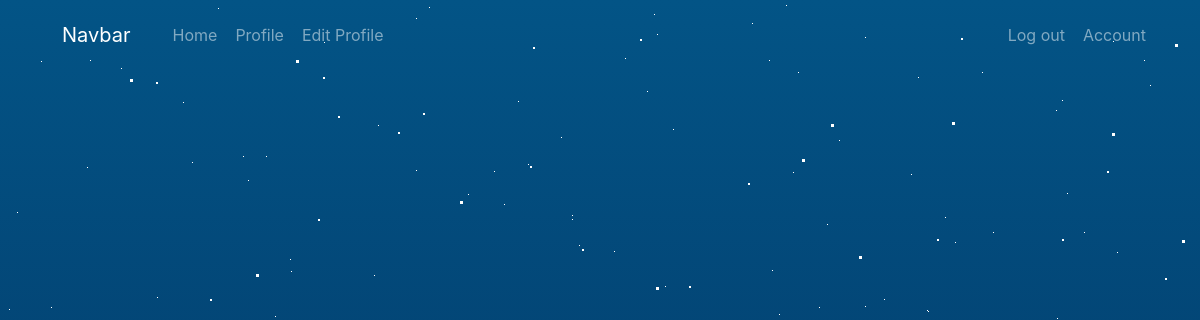
Page /user/euro (signed in) on the earlier database version.
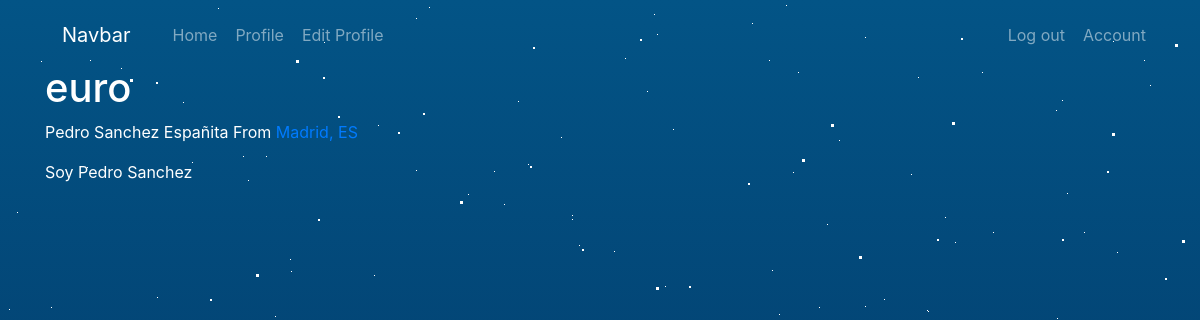
Same page on the later database version.
### app/models.py (models this page shows, shortened)
class User(UserMixin, db.Model):
    __tablename__ = 'users'
    id = db.Column(db.Integer, primary_key=True)
    email = db.Column(db.String(64), unique=True, index=True)
    username = db.Column(db.String(64), unique=True, index=True)
    password_hash = db.Column(db.String(128))
    role_id = db.Column(db.Integer, db.ForeignKey('roles.id'))
    name = db.Column(db.String(64))
    location = db.Column(db.String(64))
    about_me = db.Column(db.Text())
    def can(self, perm):
        return self.role is not None and self.role.has_permission(perm)
    def is_administrator(self):
        return self.can(Permission.ADMIN)
    def ping(self):
        self.last_seen = datetime.utcnow
        db.session.add(self)
        db.session.commit()
    @property
    def password(self):
        raise AttributeError('password is not a readable attribute')

### app/main/views.py (the view)
@main.route('/user/<username>')
def user(username):
    user = User.query.filter_by(username=username).first()
    return render_template('profile.html', user=user)

### app/auth/views.py (called while the page is built)
@auth.before_app_request
def before_request():
    if current_user.is_authenticated:
        current_user.ping()

### app/main/__init__.py (called while the page is built)
@main.app_context_processor
def inject_permission():
    return dict(Permission=Permission)

### app/models.py (called while the page is built)
@login_manager.user_loader
def load_user(user_id):
    return User.query.get(int(user_id))

    def has_permission(self, perm):
        return self.permissions & perm == perm

### app/templates/profile.html (shortened to what this page needs)
{% extends "base.html" %}
{% block page_content %}
<div class="page-header">
    <div class="container" style="color: white;">
        <h1>{{ user.username }}</h1>
        {% if user.name or user.location %}
        <p>
            {% if user.name %}{{ user.name }}{% endif %}
            {% if user.location %}
                From <a href="http://maps.google.com/?q={{ user.location }}">
                    {{ user.location }}
                </a>
            {% endif %}
        </p>
        {% endif %}
        {% if user.about_me %}<p>{{ user.about_me }}</p>{% endif %}
    </div>
</div>
{% endblock %}

### app/templates/base.html (shortened to what this page needs)
<html>
{% block head %}
<head>
    <link rel="stylesheet" href="{{ url_for('static', filename='css/styles.css') }}">
    <link rel="stylesheet" href="{{ url_for('static', filename='css/stars.css') }}">
    <link rel="stylesheet" href="https://maxcdn.bootstrapcdn.com/bootstrap/4.0.0/css/bootstrap.min.css">
{% endblock %}
<body>
    <section class="wrapper">
        <div id="stars3"></div>
    </section>
{% block navbar %}
<header>
    <nav class="navbar navbar-expand-lg navbar-dark bg-dark" style="background-color: transparent !important;">
        <div class="container">
            <a class="navbar-brand nav-link btn" href="{{ url_for('main.index') }}">Navbar</a>
            <div class="collapse navbar-collapse" id="navbarSupportedContent">
                <ul class="navbar-nav mr-auto">
                    <li class="nav-item">
                        <a class="btn nav-link" href="{{ url_for('main.index') }}">Home <span class="sr-only">(current)</span></a>
                    </li>
                    {% if current_user.is_authenticated %}
                    <li class="nav-item">
                        <a class="btn nav-link " href="{{ url_for('main.user', username=current_user.username) }}">Profile</a>
                    </li>
                    <a class="btn nav-link" href="{{ url_for('main.edit_profile') }}">
                        Edit Profile
                    </a>
                    {% endif %}
                </ul>
                <div class="navbar-nav">
                    {% if current_user.is_authenticated %}
                        <a class="nav-item nav-link btn" href="{{ url_for('auth.logout') }}">Log out</a>
                        <a class="nav-item nav-link btn" href="#">Account</a>
                    {% else %}
                        <a class="nav-item nav-link btn" href="{{ url_for('auth.login') }}">Log in</a>
                        <a class="nav-item nav-link btn" href="{{ url_for('auth.register') }}">Register</a>
                    {% endif %}
                </div>
            </div>
        </div>
    </nav>
</header>
{% endblock %}
{% block content %}
    {% block page_content %}{% endblock %}
{% endblock %}
</body>
</html>

### app/static/css/styles.css (style rules this page uses)
body { background: linear-gradient(#035486,#010029); overflow: hidden; }
.navbar { background-color: transparent !important; }

### app/static/css/stars.css (style rules this page uses)
#stars3 { width: 3px; height: 3px; background: transparent; animation: animStar 150s linear infinte; box-shadow: 387px 1878px #fff, 760px 1564px #fff, 1487px 999px #fff, 948px 1828px #fff, 1977px 1001px #fff, 1284px 1963px #fff, 656px 284px #fff, 1268px 1635px #fff, 1820px 598px #fff, 642px 1900px #fff, 296px 57px #fff, 921px 1620px #fff, 476px 1858px #fff, 658px 613px #fff, 1171px 1363px #fff, 1419px 283px #fff, 1037px 731px #fff, 503px 663px #fff, 1562px 463px #fff, 383px 1197px #fff, 1171px 1233px #fff, 876px 1768px #fff, 856px 1615px #fff, 1375px 1924px #fff, 1725px 918px #fff, 952px 119px #fff, 768px 1212px #fff, 992px 1462px #fff, 1929px 717px #fff, 1947px 755px #fff, 1818px 1123px #fff, 1896px 1672px #fff, 460px 198px #fff, 256px 271px #fff, 752px 544px #fff, 1222px 1859px #fff, 1851px 443px #fff, 313px 1858px #fff, 709px 446px #fff, 1546px 697px #fff, 674px 1155px #fff, 1112px 130px #fff, 355px 1790px #fff, 1496px 974px #fff, 1696px 480px #fff, 1316px 1265px #fff, 1645px 1063px #fff, 1182px 237px #fff, 427px 1582px #fff, 859px 253px #fff, 458px 939px #fff, 1517px 1644px #fff, 1943px 60px #fff, 212px 1650px #fff, 966px 1786px #fff, 473px 712px #fff, 130px 76px #fff, 1417px 1186px #fff, 909px 1580px #fff, 1913px 762px #fff, 204px 1143px #fff, 1998px 1057px #fff, 1468px 1301px #fff, 144px 1676px #fff, 21px 1601px #fff, 382px 1362px #fff, 912px 753px #fff, 1488px 1405px #fff, 802px 156px #fff, 174px 550px #fff, 338px 1366px #fff, 1197px 774px #fff, 602px 486px #fff, 682px 1877px #fff, 348px 1503px #fff, 407px 1139px #fff, 950px 1400px #fff, 922px 1139px #fff, 1697px 293px #fff, 1238px 1281px #fff, 1038px 1197px #fff, 376px 1889px #fff, 1255px 1680px #fff, 1008px 1316px #fff, 1538px 1447px #fff, 1186px 874px #fff, 1967px 640px #fff, 1341px 19px #fff, 29px 1732px #fff, 16px 1650px #fff, 1021px 1075px #fff, 723px 424px #fff, 1175px 41px #fff, 494px 1957px #fff, 1296px 431px #fff, 175px 1507px #fff, 831px 121px #fff, 498px 1947px #fff, 617px 880px #fff, 240px 403px #fff; }
#stars3:after { content: ''; position: absolute; top: 2000px; width: 3px; height: 3px; background: transparent; box-shadow: 387px 1878px #fff, 760px 1564px #fff, 1487px 999px #fff, 948px 1828px #fff, 1977px 1001px #fff, 1284px 1963px #fff, 656px 284px #fff, 1268px 1635px #fff, 1820px 598px #fff, 642px 1900px #fff, 296px 57px #fff, 921px 1620px #fff, 476px 1858px #fff, 658px 613px #fff, 1171px 1363px #fff, 1419px 283px #fff, 1037px 731px #fff, 503px 663px #fff, 1562px 463px #fff, 383px 1197px #fff, 1171px 1233px #fff, 876px 1768px #fff, 856px 1615px #fff, 1375px 1924px #fff, 1725px 918px #fff, 952px 119px #fff, 768px 1212px #fff, 992px 1462px #fff, 1929px 717px #fff, 1947px 755px #fff, 1818px 1123px #fff, 1896px 1672px #fff, 460px 198px #fff, 256px 271px #fff, 752px 544px #fff, 1222px 1859px #fff, 1851px 443px #fff, 313px 1858px #fff, 709px 446px #fff, 1546px 697px #fff, 674px 1155px #fff, 1112px 130px #fff, 355px 1790px #fff, 1496px 974px #fff, 1696px 480px #fff, 1316px 1265px #fff, 1645px 1063px #fff, 1182px 237px #fff, 427px 1582px #fff, 859px 253px #fff, 458px 939px #fff, 1517px 1644px #fff, 1943px 60px #fff, 212px 1650px #fff, 966px 1786px #fff, 473px 712px #fff, 130px 76px #fff, 1417px 1186px #fff, 909px 1580px #fff, 1913px 762px #fff, 204px 1143px #fff, 1998px 1057px #fff, 1468px 1301px #fff, 144px 1676px #fff, 21px 1601px #fff, 382px 1362px #fff, 912px 753px #fff, 1488px 1405px #fff, 802px 156px #fff, 174px 550px #fff, 338px 1366px #fff, 1197px 774px #fff, 602px 486px #fff, 682px 1877px #fff, 348px 1503px #fff, 407px 1139px #fff, 950px 1400px #fff, 922px 1139px #fff, 1697px 293px #fff, 1238px 1281px #fff, 1038px 1197px #fff, 376px 1889px #fff, 1255px 1680px #fff, 1008px 1316px #fff, 1538px 1447px #fff, 1186px 874px #fff, 1967px 640px #fff, 1341px 19px #fff, 29px 1732px #fff, 16px 1650px #fff, 1021px 1075px #fff, 723px 424px #fff, 1175px 41px #fff, 494px 1957px #fff, 1296px 431px #fff, 175px 1507px #fff, 831px 121px #fff, 498px 1947px #fff, 617px 880px #fff, 240px 403px #fff; }

Differences in the rows shown:
now on this page (row edited): User: username "euro", name "Pedro Sanchez Españita", location "Madrid, ES", about_me "Soy Pedro Sanchez"
changed User: name empty → "Pedro Sanchez Españita" (drawn); location empty → "Madrid, ES" (drawn); about_me empty → "Soy Pedro Sanchez" (drawn)
Other differences:
text now shown: "From"
